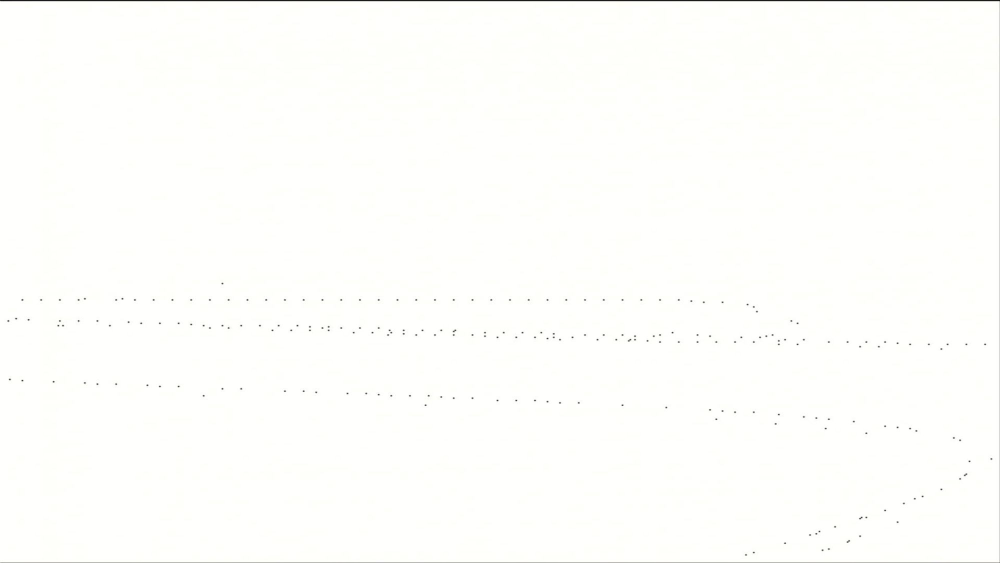
#> input picture AlgorithmsAndNavigation/images/image5.jpeg, 2000 x 1125 px, found by its file name (shown at 1/2 size)
$ python perspectivetest2.py
#> lines starting #> are read from the running program, lines starting #| are printed output that depends on the picture
import numpy as np
import cv2
import math

# read input
img = cv2.imread("images/image5.jpeg")
#> img is the input picture: shape (1125, 2000, 3); mean B, G, R 251.5, 254.2, 254
img2 = cv2.imread("images/image6.jpeg")
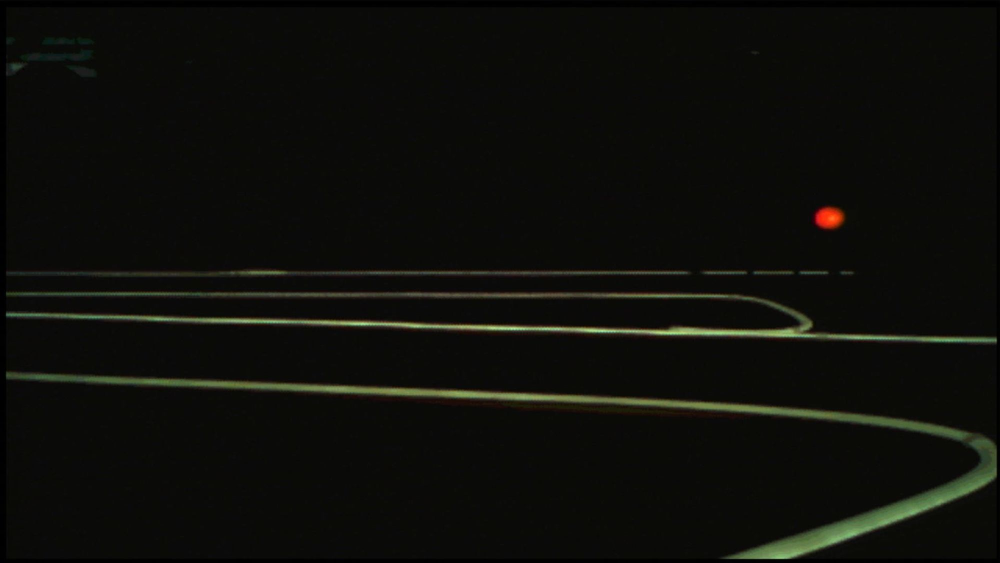
#> input picture AlgorithmsAndNavigation/images/image6.jpeg, 2000 x 1125 px, found by its file name (shown at 1/2 size)
#> img2 is the input picture: shape (1125, 2000, 3); mean B, G, R 10.4, 14.6, 14
img3 = cv2.imread("images/image8.jpeg")
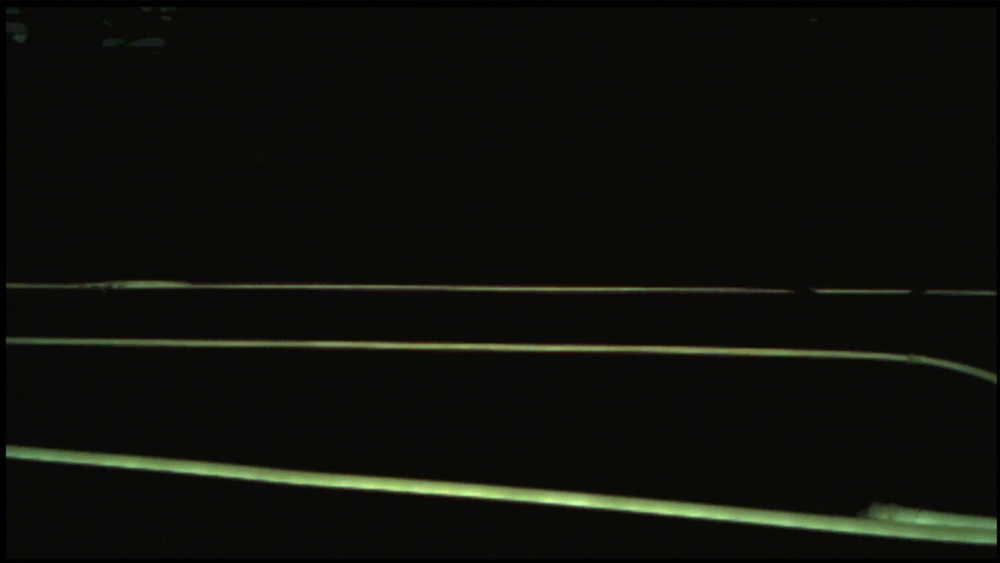
#> input picture AlgorithmsAndNavigation/images/image8.jpeg, 2000 x 1125 px, found by its file name (shown at 1/2 size)
#> img3 is the input picture: shape (1125, 2000, 3); mean B, G, R 10.4, 16.1, 14.6
print(img)
#> (printed output is left out)
print(img.shape[:2])
#| (1125, 2000)
hh = 480
ww = 640
print(hh)
print(ww)

# specify input coordinates for corners of red quadrilateral in order TL, TR, BR, BL as x,
#input = np.float32([[512, 634], [1490, 644], [1914,878], [108,832]])
input = np.float32([[185, 407], [386, 407], [230,369], [400,369]])

# get top and left dimensions and set to output dimensions of red rectangle
width = round(math.hypot(input[0,0]-input[1,0], input[0,1]-input[1,1]))
height = round(math.hypot(input[0,0]-input[3,0], input[0,1]-input[3,1]))
print("width:",width, "height:",height)

# set bottom middle
x = round((input[2,0]+input[3,0])/2)+2000
y = round((input[2,1]+input[3,1])/2)+2000

x= round(ww/2)
y= hh-100
# specify output coordinates for corners of red quadrilateral in order TL, TR, BR, BL as x,
output = np.float32([[x-round(width/2)+1,y-round(height/2)+1], [x+round(width/2)-1,y-round(height/2)+1], [x+round(width/2)-1,y], [x-round(width/2)+1,y]])

# compute perspective matrix
matrix = cv2.getPerspectiveTransform(input,output)
print(matrix)

# do perspective transformation setting area outside input to black
# Note that output size is the same as the input image size
imgOutput = cv2.warpPerspective(img, matrix, (ww,hh), cv2.INTER_LINEAR, borderMode=cv2.BORDER_CONSTANT, borderValue=(0,0,0))
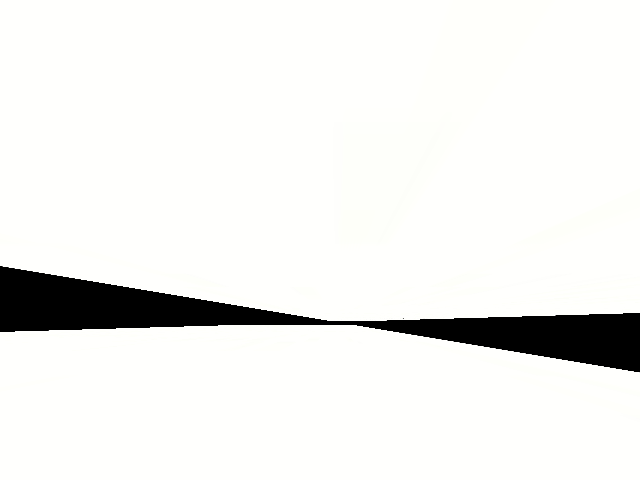
#> imgOutput: shape (480, 640, 3); mean B, G, R 236, 238.1, 238.1

# save the warped output
cv2.imwrite("output_images/output_"+"image5"+".jpeg", imgOutput)

imgOutput2 = cv2.warpPerspective(img2, matrix, (ww,hh), cv2.INTER_LINEAR, borderMode=cv2.BORDER_CONSTANT, borderValue=(0,0,0))
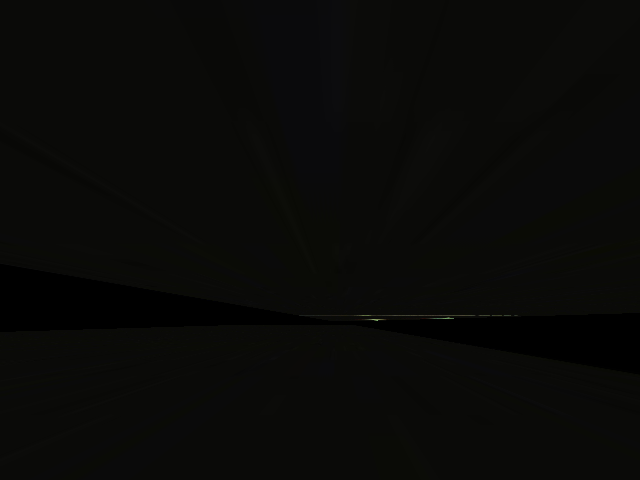
#> imgOutput2: shape (480, 640, 3); mean B, G, R 7.7, 9.5, 9.4

# save the warped output
cv2.imwrite("output_images/output_"+"image6"+".jpeg", imgOutput2)

imgOutput3 = cv2.warpPerspective(img3, matrix, (ww,hh), cv2.INTER_LINEAR, borderMode=cv2.BORDER_CONSTANT, borderValue=(0,0,0))

# save the warped output
cv2.imwrite("output_images/output_"+"image8"+".jpeg", imgOutput3)

# show the result
cv2.imshow("result", imgOutput3)
cv2.waitKey(0)
cv2.destroyAllWindows()
